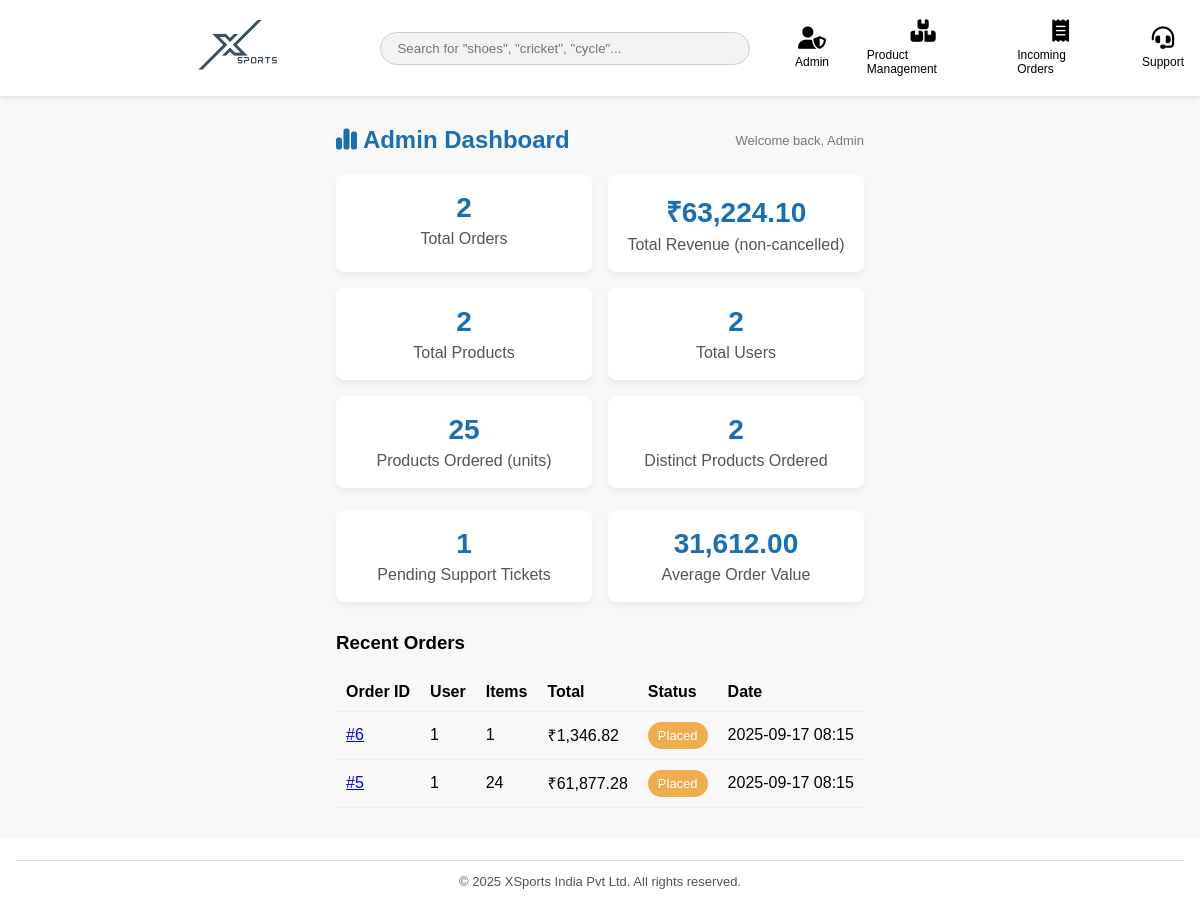
Page /admin_dashboard.php (signed in) on the earlier database version.
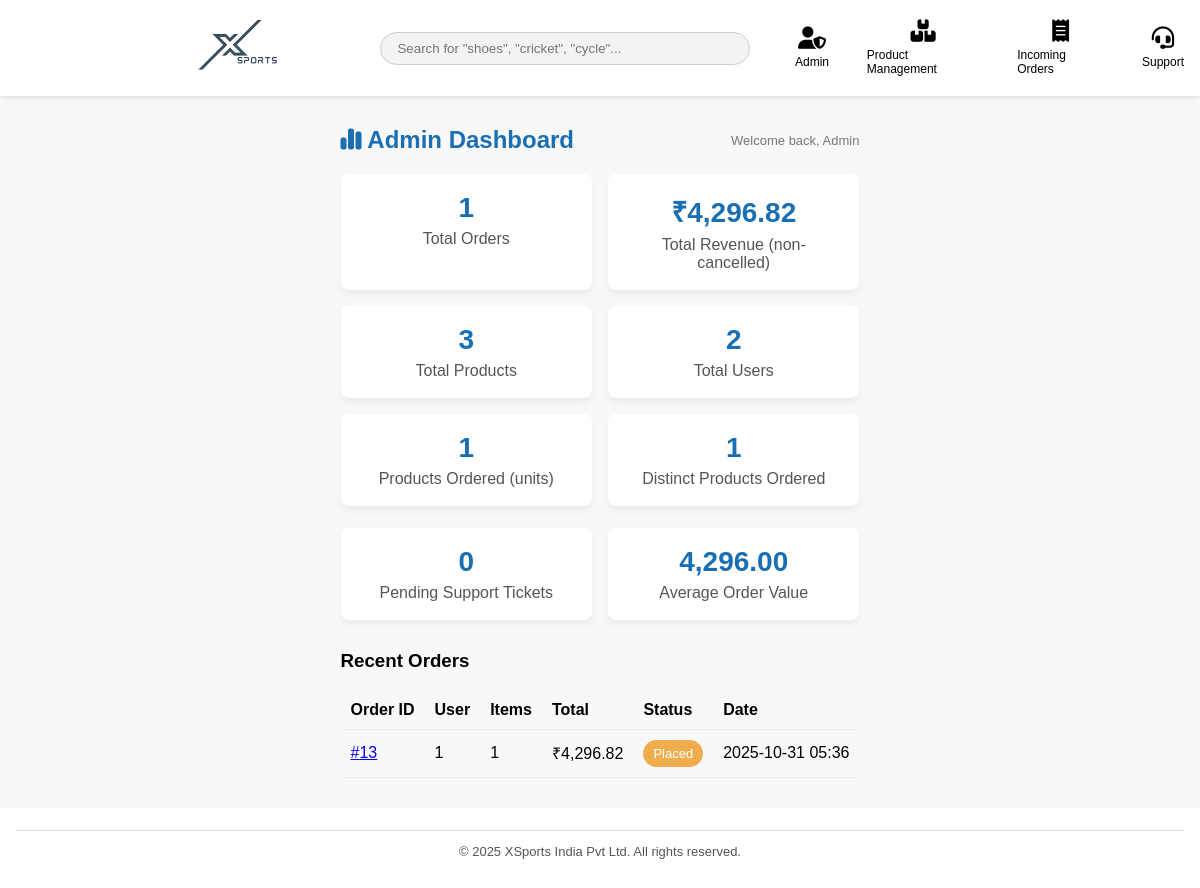
Same page on the later database version.
### tables this page shows
CREATE TABLE IF NOT EXISTS `orders` (
  `id` int NOT NULL AUTO_INCREMENT,
  `user_id` int NOT NULL,
  `address_id` int DEFAULT NULL,
  `payment_method` enum('cod','card','upi') DEFAULT 'cod',
  `subtotal` decimal(10,2) NOT NULL DEFAULT '0.00',
  `shipping` decimal(10,2) NOT NULL DEFAULT '0.00',
  `tax` decimal(10,2) NOT NULL DEFAULT '0.00',
  `total` decimal(10,2) NOT NULL DEFAULT '0.00',
  `status` enum('placed','processing','shipped','delivered','cancelled') DEFAULT 'placed',
  `created_at` timestamp NULL DEFAULT CURRENT_TIMESTAMP,
  PRIMARY KEY (`id`)
);

### admin_dashboard.php (the view, shortened to what the changed rows need)
<?php
require_once 'includes/db.php';
try {
    $totalOrders = (int) $pdo->query("SELECT COUNT(*) FROM orders")->fetchColumn();
    $totalRevenue = $pdo->query("SELECT COALESCE(SUM(total),0) FROM orders WHERE status != 'cancelled'")->fetchColumn();
    $totalProducts = (int) $pdo->query("SELECT COUNT(*) FROM products")->fetchColumn();
    $totalOrderedProducts = $pdo->query("SELECT COALESCE(SUM(quantity),0) FROM order_items")->fetchColumn();
    $distinctProductsOrdered = (int) $pdo->query("SELECT COUNT(DISTINCT product_id) FROM order_items")->fetchColumn();
    $pendingTickets = (int) $pdo->query("SELECT COUNT(*) FROM support_tickets WHERE status = 'pending'")->fetchColumn();
    $recentOrdersStmt = $pdo->query("SELECT o.*, (SELECT SUM(quantity) FROM order_items oi WHERE oi.order_id = o.id) AS items_count FROM orders o ORDER BY o.created_at DESC LIMIT 6");
    $recentOrders = $recentOrdersStmt->fetchAll();
} catch (Exception $e) {
    $totalOrders = $totalRevenue = $totalProducts = $totalProductsInStock = $totalOrderedProducts = $distinctProductsOrdered = $pendingTickets = 0;
    $recentOrders = [];
}
?>
<!DOCTYPE html>
<html>
<head>
    <link rel="stylesheet" href="assets/style.css">
    <link rel="stylesheet" href="https://cdnjs.cloudflare.com/ajax/libs/font-awesome/6.0.0/css/all.min.css">
</head>
<body>
    <?php include 'includes/header.php'; ?>
    <div class="admin-dashboard">
        <div class="admin-header">
            <h1 class="admin-title"><i class="fa-solid fa-chart-simple"></i> Admin Dashboard</h1>
        </div>
        <div class="stats-grid">
            <div class="stat-card">
                <div class="stat-number"><?php echo number_format($totalOrders); ?></div>
                <div class="stat-label">Total Orders</div>
            </div>
            <div class="stat-card">
                <div class="stat-number">₹<?php echo number_format((float)$totalRevenue,2); ?></div>
                <div class="stat-label">Total Revenue (non-cancelled)</div>
            </div>
            <div class="stat-card">
                <div class="stat-number"><?php echo number_format($totalProducts); ?></div>
                <div class="stat-label">Total Products</div>
            </div>
            <div class="stat-card">
                <div class="stat-number"><?php echo number_format((int)$totalOrderedProducts); ?></div>
                <div class="stat-label">Products Ordered (units)</div>
            </div>
            <div class="stat-card">
                <div class="stat-number"><?php echo number_format((int)$distinctProductsOrdered); ?></div>
                <div class="stat-label">Distinct Products Ordered</div>
            </div>
        </div>
        <div class="stats-grid" style="grid-template-columns: repeat(auto-fit,minmax(220px,1fr)); margin-bottom:30px;">
            <div class="stat-card">
                <div class="stat-number"><?php echo number_format((int)$pendingTickets); ?></div>
                <div class="stat-label">Pending Support Tickets</div>
            </div>
            <div class="stat-card">
                <div class="stat-number"><?php echo number_format((int)($totalOrders ? $totalRevenue / max(1,$totalOrders) : 0),2); ?></div>
                <div class="stat-label">Average Order Value</div>
            </div>
        </div>
        <div class="admin-section">
            <?php if (empty($recentOrders)): ?>
                <p class="small-muted">No recent orders found.</p>
            <?php else: ?>
                <table class="recent-table">
                    <thead>
                        <tr>
                            <th>Order ID</th>
                            <th>User</th>
                            <th>Items</th>
                            <th>Total</th>
                            <th>Status</th>
                            <th>Date</th>
                        </tr>
                    </thead>
                    <tbody>
                        <?php foreach ($recentOrders as $o): ?>
                            <tr>
                                <td><a href="admin_orders.php?view=<?php echo $o['id']; ?>">#<?php echo $o['id']; ?></a></td>
                                <td><?php echo htmlspecialchars($o['user_id']); ?></td>
                                <td><?php echo (int)$o['items_count']; ?></td>
                                <td>₹<?php echo number_format((float)$o['total'],2); ?></td>
                                <td>
                                    <?php
                                    if (isset($o['admin_confirmed']) && (int)$o['admin_confirmed'] === 1) {
                                        $class = 'status-pill status-confirmed';
                                        $label = 'Confirmed';
                                    } else {
                                        $s = $o['status'];
                                        $class = 'status-pill ' . (
                                            $s === 'placed' ? 'status-placed' : (
                                            $s === 'processing' ? 'status-processing' : (
                                            $s === 'shipped' ? 'status-shipped' : (
                                            $s === 'delivered' ? 'status-delivered' : 'status-cancelled'))));
                                        $label = ucfirst($s);
                                    }
                                    ?>
                                    <span class="<?php echo $class; ?>"><?php echo $label; ?></span>
                                </td>
                                <td><?php echo date('Y-m-d H:i', strtotime($o['created_at'])); ?></td>
                            </tr>
                        <?php endforeach; ?>
                    </tbody>
                </table>
            <?php endif; ?>
        </div>
    </div>
    <?php include 'includes/footer.php'; ?>
</body>
</html>

Differences in the rows shown:
removed orders: id "6", user "1", items_count "1", total "1,346.82", status "Placed", created_at "2025-09-17 08:15"
removed orders: id "5", user "1", items_count "24", total "61,877.28", status "Placed", created_at "2025-09-17 08:15"
added orders: id "13", user "1", items_count "1", total "4,296.82", status "Placed", created_at "2025-10-31 05:36"
Other differences:
$totalOrders: "2" → "1"
$totalRevenue: "63,224.10" → "4,296.82"
$totalProducts: "2" → "3"
$totalOrderedProducts: "25" → "1"
$distinctProductsOrdered: "2" → "1"
$pendingTickets: "1" → "0"
$totalOrders ? $totalRevenue / max(1,$totalOrders) : 0: "31,612.00" → "4,296.00"
